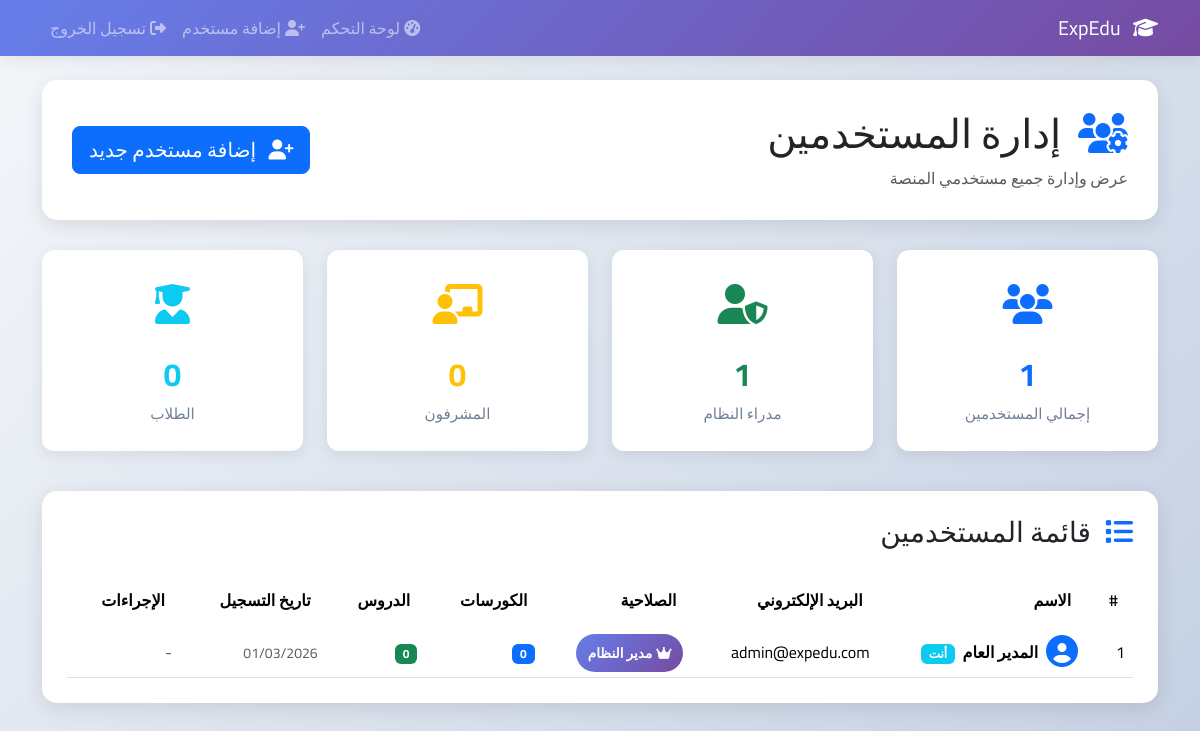
The page /admin/users.php (signed in) on the database its author committed.
### tables this page shows
CREATE TABLE users (
  id INT AUTO_INCREMENT PRIMARY KEY,
  name VARCHAR(120) NOT NULL,
  email VARCHAR(150) NOT NULL UNIQUE,
  password_hash VARCHAR(255) NOT NULL,
  phone VARCHAR(20) NULL,
  role ENUM('admin','instructor','student') DEFAULT 'instructor',
  created_at TIMESTAMP DEFAULT CURRENT_TIMESTAMP
);

### public/includes/auth.php (called while the page is built, shortened)
<?php
function current_user() {
    return [
        'id' => $_SESSION['user_id'],
        'name' => $_SESSION['user_name'] ?? '',
        'email' => $_SESSION['user_email'] ?? '',
        'role' => $_SESSION['user_role'] ?? 'student',
    ];
}

### admin/users.php (the view, shortened to what this page needs)
<?php
require __DIR__ . '/../public/includes/auth.php';
$pdo = getPDO();
$me = current_user();
$users = $pdo->query("
    SELECT u.*,
           COUNT(DISTINCT c.id) as courses_count,
           COUNT(DISTINCT l.id) as lessons_count
    FROM users u
    LEFT JOIN courses c ON c.instructor_id = u.id
    LEFT JOIN lessons l ON l.course_id = c.id
    GROUP BY u.id
    ORDER BY u.created_at DESC
")->fetchAll();
$stats = $pdo->query("
    SELECT
        COUNT(CASE WHEN role = 'admin' THEN 1 END) as admin_count,
        COUNT(CASE WHEN role = 'instructor' THEN 1 END) as instructor_count,
        COUNT(CASE WHEN role = 'student' THEN 1 END) as student_count,
        COUNT(*) as total_count
    FROM users
")->fetch();
?>
<!DOCTYPE html>
<html lang="ar" dir="rtl">
<head>
    <link href="https://cdn.jsdelivr.net/npm/bootstrap@5.3.2/dist/css/bootstrap.rtl.min.css" rel="stylesheet">
    <link href="https://cdnjs.cloudflare.com/ajax/libs/font-awesome/6.4.0/css/all.min.css" rel="stylesheet">
</head>
<body>
    <nav class="navbar navbar-expand-lg navbar-dark mb-4">
        <div class="container">
            <a class="navbar-brand" href="dashboard.php">
                <i class="fas fa-graduation-cap me-2"></i>
                ExpEdu
            </a>
            <div class="collapse navbar-collapse" id="navbarNav">
                <ul class="navbar-nav ms-auto">
                    <li class="nav-item">
                        <a class="nav-link" href="dashboard.php">
                            <i class="fas fa-tachometer-alt me-1"></i>لوحة التحكم
                        </a>
                    </li>
                    <li class="nav-item">
                        <a class="nav-link" href="register.php">
                            <i class="fas fa-user-plus me-1"></i>إضافة مستخدم
                        </a>
                    </li>
                    <li class="nav-item">
                        <a class="nav-link" href="../public/logout.php">
                            <i class="fas fa-sign-out-alt me-1"></i>تسجيل الخروج
                        </a>
                    </li>
                </ul>
            </div>
        </div>
    </nav>
    <div class="container pb-5">
        <div class="page-header">
            <div class="d-flex justify-content-between align-items-center">
                <div>
                    <h1 class="mb-2">
                        <i class="fas fa-users-cog text-primary me-2"></i>
                        إدارة المستخدمين
                    </h1>
                    <p class="text-muted mb-0">عرض وإدارة جميع مستخدمي المنصة</p>
                </div>
                <div>
                    <a href="register.php" class="btn btn-primary btn-lg">
                        <i class="fas fa-user-plus me-2"></i>
                        إضافة مستخدم جديد
                    </a>
                </div>
            </div>
        </div>
        <div class="row mb-4">
            <div class="col-md-3 mb-3">
                <div class="stat-card">
                    <div class="stat-icon text-primary">
                        <i class="fas fa-users"></i>
                    </div>
                    <div class="stat-number text-primary"><?= $stats['total_count'] ?></div>
                    <div class="stat-label">إجمالي المستخدمين</div>
                </div>
            </div>
            <div class="col-md-3 mb-3">
                <div class="stat-card">
                    <div class="stat-icon text-success">
                        <i class="fas fa-user-shield"></i>
                    </div>
                    <div class="stat-number text-success"><?= $stats['admin_count'] ?></div>
                    <div class="stat-label">مدراء النظام</div>
                </div>
            </div>
            <div class="col-md-3 mb-3">
                <div class="stat-card">
                    <div class="stat-icon text-warning">
                        <i class="fas fa-chalkboard-teacher"></i>
                    </div>
                    <div class="stat-number text-warning"><?= $stats['instructor_count'] ?></div>
                    <div class="stat-label">المشرفون</div>
                </div>
            </div>
            <div class="col-md-3 mb-3">
                <div class="stat-card">
                    <div class="stat-icon text-info">
                        <i class="fas fa-user-graduate"></i>
                    </div>
                    <div class="stat-number text-info"><?= $stats['student_count'] ?></div>
                    <div class="stat-label">الطلاب</div>
                </div>
            </div>
        </div>
        <div class="users-table">
            <h3 class="mb-4">
                <i class="fas fa-list me-2 text-primary"></i>
                قائمة المستخدمين
            </h3>
            <div class="table-responsive">
                <table class="table table-hover align-middle">
                    <thead>
                        <tr>
                            <th>#</th>
                            <th>الاسم</th>
                            <th>البريد الإلكتروني</th>
                            <th>الصلاحية</th>
                            <th>الكورسات</th>
                            <th>الدروس</th>
                            <th>تاريخ التسجيل</th>
                            <th>الإجراءات</th>
                        </tr>
                    </thead>
                    <tbody>
                        <?php foreach($users as $index => $user): ?>
                        <tr>
                            <td><?= $index + 1 ?></td>
                            <td>
                                <div class="d-flex align-items-center">
                                    <div class="me-2">
                                        <i class="fas fa-user-circle fa-2x text-primary"></i>
                                    </div>
                                    <div>
                                        <strong><?= htmlspecialchars($user['name']) ?></strong>
                                        <?php if ($user['id'] === $me['id']): ?>
                                            <span class="badge bg-info ms-1">أنت</span>
                                        <?php endif; ?>
                                    </div>
                                </div>
                            </td>
                            <td><?= htmlspecialchars($user['email']) ?></td>
                            <td>
                                <?php if ($user['role'] === 'admin'): ?>
                                    <span class="role-badge role-admin">
                                        <i class="fas fa-crown me-1"></i>مدير النظام
                                    </span>
                                <?php elseif ($user['role'] === 'instructor'): ?>
                                    <span class="role-badge role-instructor">
                                        <i class="fas fa-chalkboard-teacher me-1"></i>مشرف
                                    </span>
                                <?php else: ?>
                                    <span class="role-badge role-student">
                                        <i class="fas fa-user-graduate me-1"></i>طالب
                                    </span>
                                <?php endif; ?>
                            </td>
                            <td>
                                <span class="badge bg-primary"><?= $user['courses_count'] ?></span>
                            </td>
                            <td>
                                <span class="badge bg-success"><?= $user['lessons_count'] ?></span>
                            </td>
                            <td>
                                <small class="text-muted">
                                    <?= date('d/m/Y', strtotime($user['created_at'])) ?>
                                </small>
                            </td>
                            <td>
                                <?php if ($user['id'] !== $me['id']): ?>
                                    <div class="btn-group">
                                        <button type="button" class="btn btn-sm btn-outline-primary btn-action"
                                                data-bs-toggle="modal"
                                                data-bs-target="#roleModal<?= $user['id'] ?>">
                                            <i class="fas fa-user-tag"></i>
                                        </button>
                                        <button type="button" class="btn btn-sm btn-outline-danger btn-action"
                                                data-bs-toggle="modal"
                                                data-bs-target="#deleteModal<?= $user['id'] ?>">
                                            <i class="fas fa-trash"></i>
                                        </button>
                                    </div>
                                    <div class="modal fade" id="roleModal<?= $user['id'] ?>" tabindex="-1">
                                        <div class="modal-dialog">
                                            <div class="modal-content">
                                                <div class="modal-header">
                                                    <h5 class="modal-title">تغيير صلاحية المستخدم</h5>
                                                    <button type="button" class="btn-close" data-bs-dismiss="modal"></button>
                                                </div>
                                                <form method="POST">
                                                    <?= csrf_field() ?>
                                                    <div class="modal-body">
                                                        <p>تغيير صلاحية: <strong><?= htmlspecialchars($user['name']) ?></strong></p>
                                                        <input type="hidden" name="user_id" value="<?= $user['id'] ?>">
                                                        <div class="mb-3">
                                                            <label class="form-label">الصلاحية الجديدة</label>
                                                            <select name="new_role" class="form-select" required>
                                                                <option value="admin" <?= $user['role'] === 'admin' ? 'selected' : '' ?>>
                                                                    مدير النظام
                                                                </option>
                                                                <option value="instructor" <?= $user['role'] === 'instructor' ? 'selected' : '' ?>>
                                                                    مشرف
                                                                </option>
                                                                <option value="student" <?= $user['role'] === 'student' ? 'selected' : '' ?>>
                                                                    طالب
                                                                </option>
                                                            </select>
                                                        </div>
                                                    </div>
                                                    <div class="modal-footer">
                                                        <button type="button" class="btn btn-secondary" data-bs-dismiss="modal">إلغاء</button>
                                                        <button type="submit" name="change_role" class="btn btn-primary">حفظ التغييرات</button>
                                                    </div>
                                                </form>
                                            </div>
                                        </div>
                                    </div>
                                    <div class="modal fade" id="deleteModal<?= $user['id'] ?>" tabindex="-1">
                                        <div class="modal-dialog">
                                            <div class="modal-content">
                                                <div class="modal-header bg-danger text-white">
                                                    <h5 class="modal-title">تأكيد الحذف</h5>
                                                    <button type="button" class="btn-close btn-close-white" data-bs-dismiss="modal"></button>
                                                </div>
                                                <form method="POST">
                                                    <?= csrf_field() ?>
                                                    <div class="modal-body">
                                                        <p>هل أنت متأكد من حذف المستخدم:</p>
                                                        <p><strong><?= htmlspecialchars($user['name']) ?></strong></p>
                                                        <p class="text-danger">
                                                            <i class="fas fa-exclamation-triangle me-1"></i>
                                                            سيتم حذف جميع الكورسات والدروس الخاصة بهذا المستخدم!
                                                        </p>
                                                        <input type="hidden" name="user_id" value="<?= $user['id'] ?>">
                                                    </div>
                                                    <div class="modal-footer">
                                                        <button type="button" class="btn btn-secondary" data-bs-dismiss="modal">إلغاء</button>
                                                        <button type="submit" name="delete_user" class="btn btn-danger">حذف نهائياً</button>
                                                    </div>
                                                </form>
                                            </div>
                                        </div>
                                    </div>
                                <?php else: ?>
                                    <span class="text-muted">-</span>
                                <?php endif; ?>
                            </td>
                        </tr>
                        <?php endforeach; ?>
                    </tbody>
                </table>
            </div>
        </div>
    </div>
</body>
</html>

### admin/users.php (style rules this page uses)
* { font-family: 'Cairo', sans-serif; }
body { background: linear-gradient(135deg, #f5f7fa 0%, #c3cfe2 100%); min-height: 100vh; }
.navbar { background: linear-gradient(135deg, #667eea 0%, #764ba2 100%); box-shadow: 0 2px 20px rgba(0,0,0,0.1); }
.page-header { background: white; border-radius: 15px; padding: 30px; margin-bottom: 30px; box-shadow: 0 5px 20px rgba(0,0,0,0.1); }
.stat-card { background: white; border-radius: 12px; padding: 25px; text-align: center; box-shadow: 0 4px 15px rgba(0,0,0,0.08); transition: all 0.3s ease; height: 100%; }
.stat-icon { font-size: 2.5rem; margin-bottom: 15px; }
.stat-number { font-size: 2rem; font-weight: 700; margin-bottom: 5px; }
.stat-label { color: #718096; font-size: 0.95rem; }
.users-table { background: white; border-radius: 15px; padding: 25px; box-shadow: 0 5px 20px rgba(0,0,0,0.1); }
.table { margin-bottom: 0; }
.table thead { background: linear-gradient(135deg, #667eea 0%, #764ba2 100%); color: white; }
.table thead th { border: none; padding: 15px; font-weight: 600; }
.table tbody tr { transition: all 0.3s ease; }
.role-badge { padding: 6px 12px; border-radius: 20px; font-size: 0.85rem; font-weight: 600; }
.role-admin { background: linear-gradient(135deg, #667eea 0%, #764ba2 100%); color: white; }

### rows shown on the page
users: name "المدير العام", shows "أنت", email "admin@expedu.com", role "admin" (drawn), courses_count "0", lessons_count "0", created_at "01/03/2026"

### other values the page prints
$stats['total_count'] "1"
$stats['admin_count'] "1"
$stats['instructor_count'] "0"
$stats['student_count'] "0"
